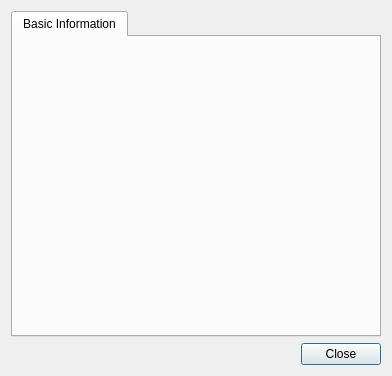
<?xml version="1.0" encoding="UTF-8"?>
<ui version="4.0">
 <class>ProjectPropertyDialog</class>
 <widget class="QDialog" name="ProjectPropertyDialog">
  <property name="geometry">
   <rect>
    <x>0</x>
    <y>0</y>
    <width>392</width>
    <height>376</height>
   </rect>
  </property>
  <property name="windowTitle">
   <string>Project Property</string>
  </property>
  <property name="windowIcon">
   <iconset resource="../../../libs/guibase/guibase.qrc">
    <normaloff>:/libs/guibase/images/iconProperty.png</normaloff>:/libs/guibase/images/iconProperty.png</iconset>
  </property>
  <layout class="QVBoxLayout" name="verticalLayout">
   <item>
    <widget class="QTabWidget" name="tabWidget">
     <property name="currentIndex">
      <number>0</number>
     </property>
     <widget class="ProjectPropertyBasicInfoWidget" name="basicInfoTab">
      <attribute name="title">
       <string>Basic Information</string>
      </attribute>
     </widget>
    </widget>
   </item>
   <item>
    <widget class="QDialogButtonBox" name="buttonBox">
     <property name="orientation">
      <enum>Qt::Horizontal</enum>
     </property>
     <property name="standardButtons">
      <set>QDialogButtonBox::Close</set>
     </property>
    </widget>
   </item>
  </layout>
 </widget>
 <customwidgets>
  <customwidget>
   <class>ProjectPropertyBasicInfoWidget</class>
   <extends>QWidget</extends>
   <header>projectpropertybasicinfowidget.h</header>
   <container>1</container>
  </customwidget>
 </customwidgets>
 <resources>
  <include location="../../../libs/guibase/guibase.qrc"/>
 </resources>
 <connections>
  <connection>
   <sender>buttonBox</sender>
   <signal>accepted()</signal>
   <receiver>ProjectPropertyDialog</receiver>
   <slot>accept()</slot>
   <hints>
    <hint type="sourcelabel">
     <x>248</x>
     <y>254</y>
    </hint>
    <hint type="destinationlabel">
     <x>157</x>
     <y>274</y>
    </hint>
   </hints>
  </connection>
  <connection>
   <sender>buttonBox</sender>
   <signal>rejected()</signal>
   <receiver>ProjectPropertyDialog</receiver>
   <slot>reject()</slot>
   <hints>
    <hint type="sourcelabel">
     <x>316</x>
     <y>260</y>
    </hint>
    <hint type="destinationlabel">
     <x>286</x>
     <y>274</y>
    </hint>
   </hints>
  </connection>
 </connections>
</ui>
